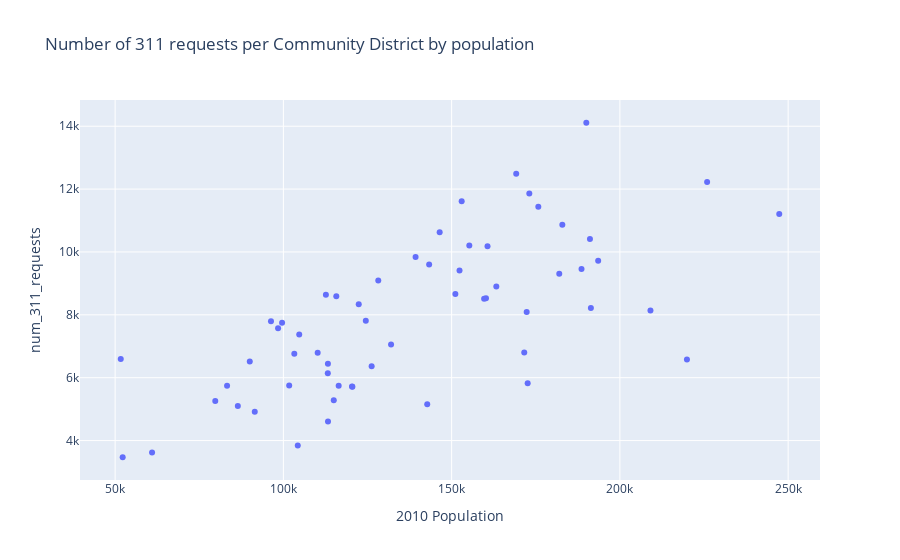

Notebook code for this chart:
### Markdown cell above
## Scatterplot

### Code cell
fig = px.scatter(
    districts,
    x="2010 Population",
    y="num_311_requests",
    title="Number of 311 requests per Community District by population",
)

fig.show()

### Figure 1 — Plotly figure (JSON) as saved in the notebook; plotly's stock layout.template omitted (floating-point values rounded to 4 significant figures)
{"data": [{"hovertemplate": "2010 Population=%{x}<br>num_311_requests=%{y}<extra></extra>", "legendgroup": "", "marker": {"color": "#636efa", "symbol": "circle"}, "mode": "markers", "name": "", "orientation": "v", "showlegend": false, "type": "scatter", "x": [190020, 169190, 225919, 173083, 152985, 175756, 247354, 182896, 146441, 191105, 155252, 160664, 139286, 193543, 143317, 188593, 152344, 181981, 128200, 163277, 151107, 112634, 115723, 160209, 159650, 122396, 191382, 209084, 172298, 124491, 96317, 99617, 98429, 104709, 132003, 171576, 110193, 103245, 51673, 219920, 90016, 113232, 126230, 113200, 172598, 101731, 116431, 83268, 120392, 120511, 114978, 79762, 142745, 86468, 91497, 113257, 104278, 60978, 52246], "xaxis": "x", "y": [14110, 12487, 12228, 11863, 11615, 11438, 11210, 10862, 10628, 10410, 10208, 10179, 9841, 9717, 9599, 9459, 9412, 9309, 9094, 8905, 8661, 8639, 8592, 8524, 8508, 8333, 8214, 8141, 8092, 7808, 7797, 7747, 7571, 7373, 7059, 6799, 6792, 6765, 6599, 6579, 6514, 6448, 6364, 6142, 5824, 5753, 5748, 5746, 5719, 5714, 5284, 5262, 5158, 5100, 4915, 4607, 3840, 3623, 3470], "yaxis": "y"}], "layout": {"legend": {"tracegroupgap": 0}, "title": {"text": "Number of 311 requests per Community District by population"}, "xaxis": {"anchor": "y", "domain": [0, 1], "title": {"text": "2010 Population"}}, "yaxis": {"anchor": "x", "domain": [0, 1], "title": {"text": "num_311_requests"}}}}
